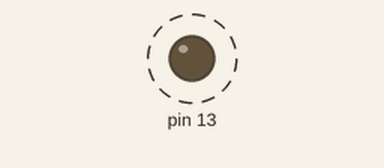
A sketch run on a simulated Arduino Uno, built with avr-gcc and run on an emulated ATmega328P. Shown: output pins drawn as LEDs (lit = HIGH). Dashed ring = blinking.

Above: at 0.2 s.
Timing chart, 0 to 3.0 s (numbered marks = the images above):
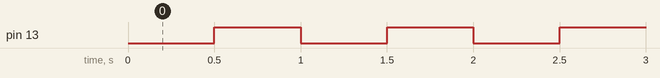

Measured:
- by itself, pin 13: alternates HIGH for 0.50 s and LOW for 0.50 s

The sketch:

_281209_TimerInterrupt_test3.ino
```cpp
#include<TimerOne.h>
#include<Wire.h>

void flash(){
  interrupts();
  static boolean output = HIGH;

  digitalWrite(13,output);
  output = !output;
}


void setup() {
  // put your setup code here, to run once:
  pinMode(13,OUTPUT);

  Wire.begin();

  Timer1.initialize(500000);
  Timer1.attachInterrupt(flash);
  interrupts();
}

void loop() {
  // put your main code here, to run repeatedly:

}
```
